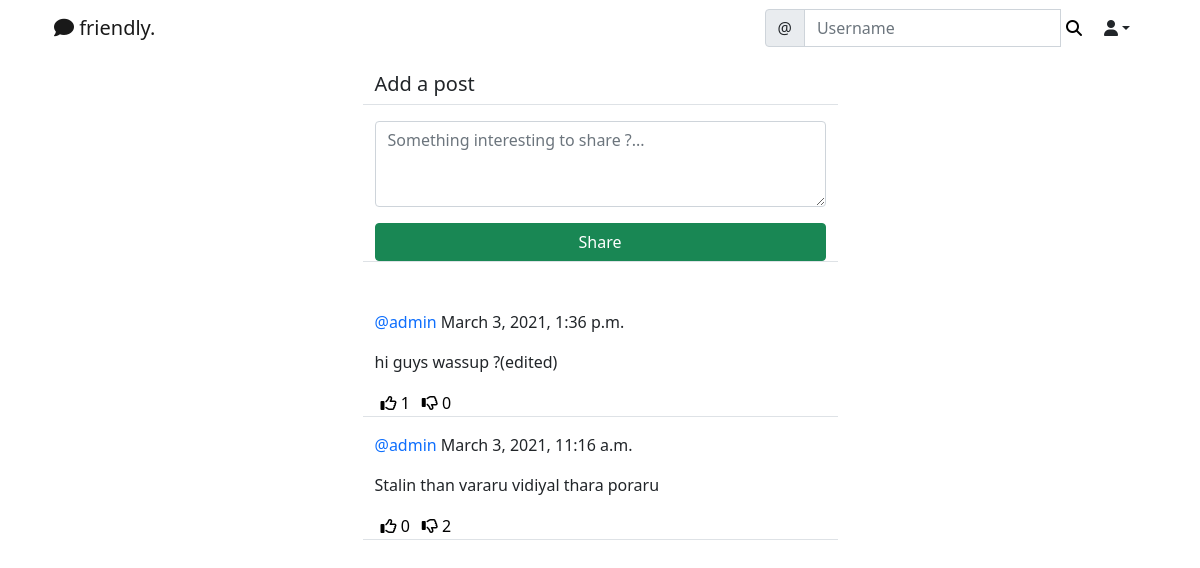
The page /social/ (signed in) on the database as committed earlier.
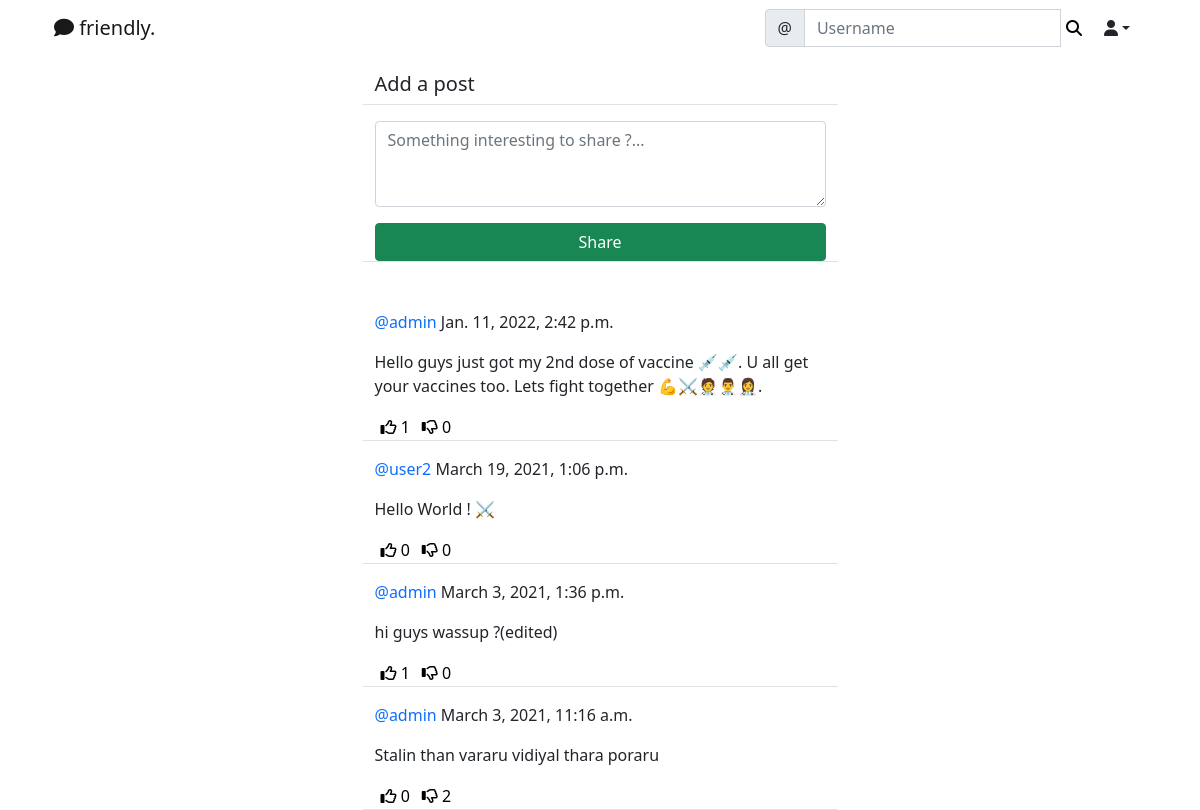
The same page on the database as committed later.
### social/models.py (models this page shows)
class Post(models.Model):
    body = models.TextField()
    created_on = models.DateTimeField(default=timezone.now)
    author = models.ForeignKey(User, on_delete=models.CASCADE)
    likes = models.ManyToManyField(User, blank=True, related_name='likes')
    dislikes = models.ManyToManyField(User, blank=True, related_name='dislikes')

### social/views.py (the view, shortened to what this page needs)
# urls.py: path('', PostListView.as_view(), name='post-list'),
class PostListView(LoginRequiredMixin, View):
    def get(self, request, *args, **kwargs):
        loggedin_user = request.user
        posts = Post.objects.filter(
            author__profile__followers__in = [loggedin_user.id]
        ).order_by('-created_on')
        form = PostForm()
        context = {
            'post_list': posts,
            'form': form,
        }
        return render(request, 'social/post_list.html', context)

### social/forms.py
class PostForm(forms.ModelForm):
    body = forms.CharField(
        label='',
        widget=forms.Textarea(attrs={
            'rows': 3,
            'placeholder': 'Something interesting to share ?...'
        })
    )
    class Meta:
        model = Post
        fields = ['body']

### social/templates/social/post_list.html (shortened to what this page needs)
{%extends 'landing/base.html'%}
{% load crispy_forms_tags %}
{% block content %}
<div class='container'>
    <div class='row justify-content-center mt-3'>
        <div class='col-md-5 col-sm-12 border-bottom'>
            <h5>Add a post</h5>
        </div>
    </div>
    <div class='row justify-content-center mt-3 mb-5'>
        <div class='col-md-5 col-sm-12 border-bottom'>
            <form method='POST'>
                {{ form | crispy }}
                <div class='d-grid gap-2'>
                    <button class='btn btn-success mt-3'>Share</button>
                </div>
            </form>
        </div>
    </div>
    {% for post in post_list %}
    <div class='row justify-content-center mt-3'>
        <div class='col-md-5 col-sm-12 border-bottom position-relative'>
            <p><a style="text-decoration: none;" class="text-primary" href="{% url 'profile' post.author.profile.pk %}">@{{ post.author }}</a> {{ post.created_on }}</p>
            <div class="position-relative">
                <p>{{ post.body }}</p>
            </div>
            <div class="d-flex flex-row">
                <form method="POST" action="{% url 'like' post.pk %}">
                    <button style="background-color: transparent; border: none; box-shadow: none;" type="submit"><i class="far fa-thumbs-up"></i> <span>{{ post.likes.all.count }}</span></button>
                </form>
                <form method="POST" action="{% url 'dislike' post.pk %}">
                    <button style="background-color: transparent; border: none; box-shadow: none;" type="submit"><i class="far fa-thumbs-down"></i> <span>{{ post.dislikes.all.count }}</span></button>
                </form>
            </div>
        </div>
    </div>
    {% endfor %}
</div>
{% endblock content %}

Rows that differ between the two databases and show on the page:
added Post: author "admin", created_on "Jan. 11, 2022, 2:42 p.m.", body "Hello guys just got my 2nd dose of vaccine 💉💉. U all get your vaccines too. Lets fight together 💪⚔️🧑‍⚕️👨‍⚕️👩‍⚕️.", likes.all.count "1", dislikes.all.count "0"
now on this page (row unchanged): Post: author "user2", created_on "March 19, 2021, 1:06 p.m.", body "Hello World ! ⚔️", likes.all.count "0", dislikes.all.count "0"
